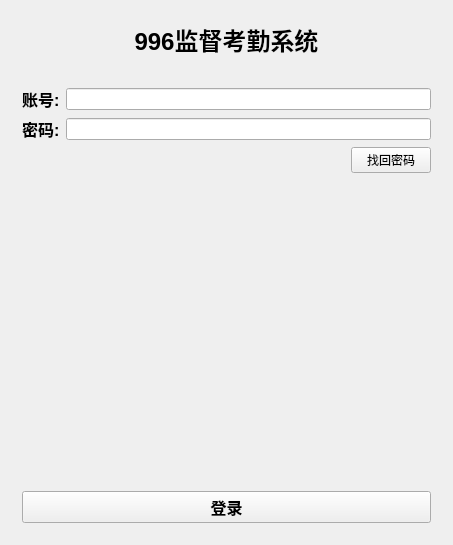
<?xml version="1.0" encoding="UTF-8"?>
<ui version="4.0">
 <class>Proc_Login</class>
 <widget class="QWidget" name="Proc_Login">
  <property name="geometry">
   <rect>
    <x>0</x>
    <y>0</y>
    <width>453</width>
    <height>545</height>
   </rect>
  </property>
  <property name="windowTitle">
   <string>Form</string>
  </property>
  <layout class="QGridLayout" name="layout_main" rowstretch="0,0,0">
   <property name="leftMargin">
    <number>13</number>
   </property>
   <property name="topMargin">
    <number>13</number>
   </property>
   <property name="rightMargin">
    <number>13</number>
   </property>
   <property name="bottomMargin">
    <number>13</number>
   </property>
   <property name="horizontalSpacing">
    <number>7</number>
   </property>
   <property name="verticalSpacing">
    <number>12</number>
   </property>
   <item row="0" column="0">
    <widget class="QWidget" name="widget_top_container" native="true">
     <layout class="QGridLayout" name="layout_widgetBottomContainter">
      <item row="0" column="0">
       <widget class="QLabel" name="label_showTitle">
        <property name="font">
         <font>
          <family>Microsoft YaHei UI</family>
          <pointsize>18</pointsize>
          <weight>75</weight>
          <bold>true</bold>
         </font>
        </property>
        <property name="text">
         <string>&lt;html&gt;&lt;body&gt;&lt;/body&gt;&lt;img src=&quot;C:\Users\k\Documents\GitHub\09\UiCodes\image\proc_mainimg.png&quot; 
height=&quot;170&quot;,width=&quot;170&quot;&gt;&lt;p&gt;996监督考勤系统&lt;/p&gt;&lt;/html&gt;</string>
        </property>
        <property name="alignment">
         <set>Qt::AlignCenter</set>
        </property>
       </widget>
      </item>
     </layout>
    </widget>
   </item>
   <item row="1" column="0">
    <widget class="QWidget" name="widget_bottom_container" native="true">
     <layout class="QGridLayout" name="layout_widgetTopContainer" rowstretch="0,0,2,1,2">
      <item row="2" column="0">
       <layout class="QHBoxLayout" name="layout_btnLogin">
        <item>
         <layout class="QVBoxLayout" name="layout_getinfo_outside">
          <item>
           <layout class="QGridLayout" name="layout_getInfo_inside" rowstretch="2,0">
            <item row="0" column="0">
             <widget class="QLabel" name="label_getId_title">
              <property name="font">
               <font>
                <family>Microsoft YaHei UI</family>
                <pointsize>12</pointsize>
                <weight>75</weight>
                <bold>true</bold>
               </font>
              </property>
              <property name="text">
               <string>账号:</string>
              </property>
             </widget>
            </item>
            <item row="0" column="1">
             <widget class="QLineEdit" name="lineEdit_getId"/>
            </item>
            <item row="1" column="0">
             <widget class="QLabel" name="label_getPassword_title">
              <property name="font">
               <font>
                <family>Microsoft YaHei UI</family>
                <pointsize>12</pointsize>
                <weight>75</weight>
                <bold>true</bold>
               </font>
              </property>
              <property name="text">
               <string>密码:</string>
              </property>
             </widget>
            </item>
            <item row="1" column="1">
             <widget class="QLineEdit" name="lineEdit_getPassword"/>
            </item>
           </layout>
          </item>
          <item>
           <layout class="QHBoxLayout" name="layout_btnFindPw">
            <item>
             <spacer name="horizontalSpacer">
              <property name="orientation">
               <enum>Qt::Horizontal</enum>
              </property>
              <property name="sizeHint" stdset="0">
               <size>
                <width>40</width>
                <height>20</height>
               </size>
              </property>
             </spacer>
            </item>
            <item>
             <widget class="QPushButton" name="btn_findPw">
              <property name="font">
               <font>
                <family>Microsoft YaHei</family>
               </font>
              </property>
              <property name="text">
               <string>找回密码</string>
              </property>
             </widget>
            </item>
           </layout>
          </item>
         </layout>
        </item>
       </layout>
      </item>
      <item row="3" column="0">
       <spacer name="verticalSpacer">
        <property name="orientation">
         <enum>Qt::Vertical</enum>
        </property>
        <property name="sizeType">
         <enum>QSizePolicy::MinimumExpanding</enum>
        </property>
        <property name="sizeHint" stdset="0">
         <size>
          <width>20</width>
          <height>40</height>
         </size>
        </property>
       </spacer>
      </item>
      <item row="4" column="0">
       <widget class="QPushButton" name="btn_login">
        <property name="font">
         <font>
          <family>Microsoft YaHei UI</family>
          <pointsize>12</pointsize>
          <weight>75</weight>
          <bold>true</bold>
         </font>
        </property>
        <property name="text">
         <string>登录</string>
        </property>
       </widget>
      </item>
     </layout>
    </widget>
   </item>
  </layout>
 </widget>
 <resources/>
 <connections/>
</ui>
